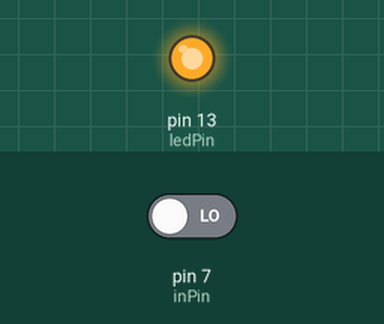
This sketch was run on a simulated Arduino Uno, built with avr-gcc and run on an emulated ATmega328P. Shown: output pins drawn as LEDs (lit = HIGH). The test bench sets the inputs (shaded band); at power-on: pin 7 (inPin) LOW.

Above: at 1.2 s.
1.3 s: pin 7 (inPin) driven HIGH
At 2.5 s:
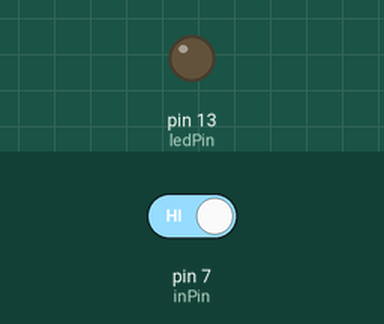
2.8 s: pin 7 (inPin) driven LOW
At 3.8 s:
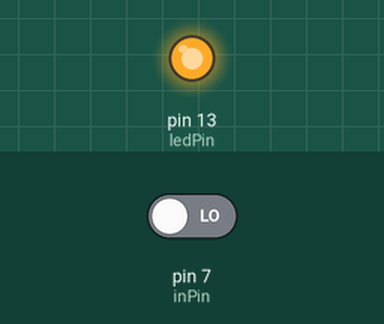
Timing chart, 0 to 5.8 s (numbered marks = the images above; inputs shaded):
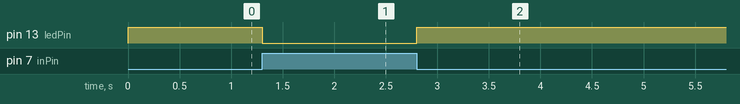

Measured:
- after the input at 1.3 s, pin 13 (ledPin): HIGH → LOW at once
- after the input at 2.8 s, pin 13 (ledPin): LOW → HIGH at once

The sketch:

button-led.ino
```cpp
/* Basic Digital Read
 * ------------------
 *
 * turns on and off a light emitting diode(LED) connected to digital
 * pin 13, when pressing a pushbutton attached to pin 7. It illustrates the
 * concept of Active-Low, which consists in connecting buttons using a
 * 1K to 10K pull-up resistor.
 *
 * article:
 * https://www.arduino.cc/en/tutorial/pushbutton
 *
 * Created 1 December 2005
 * copyleft 2005 DojoDave <http://www.0j0.org>
 * http://arduino.berlios.de
 *
 */

int ledPin = 13; // choose the pin for the LED
int inPin = 7;   // choose the input pin (for a pushbutton)
int val = 0;     // variable for reading the pin status

void setup() {
  pinMode(ledPin, OUTPUT);  // declare LED as output
  pinMode(inPin, INPUT);    // declare pushbutton as input
}

void loop(){
  val = digitalRead(inPin);  // read input value
  if (val == HIGH) {         // check if the input is HIGH (button released)
    digitalWrite(ledPin, LOW);  // turn LED OFF
  } else {
    digitalWrite(ledPin, HIGH);  // turn LED ON
  }
}
```
